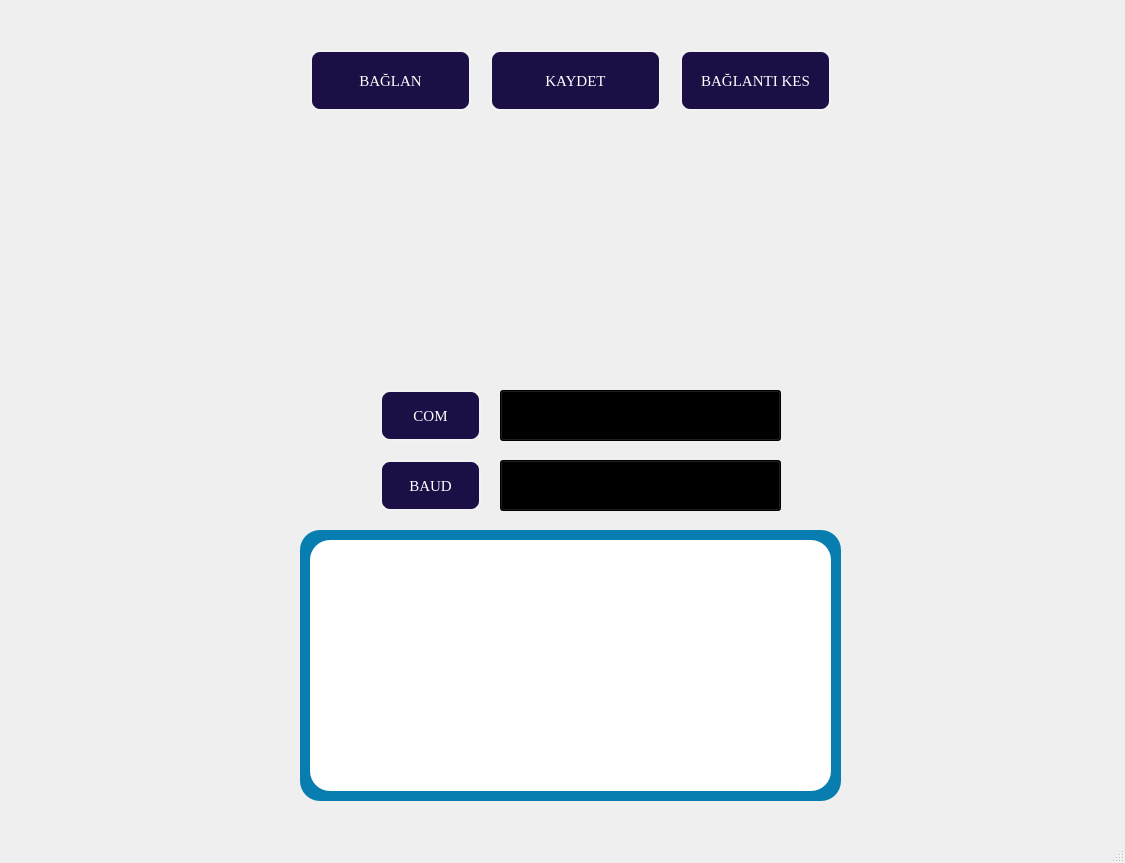
<?xml version="1.0" encoding="UTF-8"?>
<ui version="4.0">
 <class>MainWindow</class>
 <widget class="QMainWindow" name="MainWindow">
  <property name="geometry">
   <rect>
    <x>0</x>
    <y>0</y>
    <width>1125</width>
    <height>863</height>
   </rect>
  </property>
  <property name="windowTitle">
   <string>MainWindow</string>
  </property>
  <widget class="QWidget" name="centralwidget">
   <widget class="QFrame" name="frame">
    <property name="geometry">
     <rect>
      <x>290</x>
      <y>10</y>
      <width>561</width>
      <height>801</height>
     </rect>
    </property>
    <property name="styleSheet">
     <string notr="true">QFrame{
background-image: url(:/icons/icons/800px_COLOURBOX3110535.jpg);
border-radius:20px;
}</string>
    </property>
    <property name="frameShape">
     <enum>QFrame::StyledPanel</enum>
    </property>
    <property name="frameShadow">
     <enum>QFrame::Raised</enum>
    </property>
    <widget class="QFrame" name="frame_2">
     <property name="geometry">
      <rect>
       <x>10</x>
       <y>520</y>
       <width>541</width>
       <height>271</height>
      </rect>
     </property>
     <property name="styleSheet">
      <string notr="true">QFrame{
background:rgb(8 ,126, 176);
}</string>
     </property>
     <property name="frameShape">
      <enum>QFrame::StyledPanel</enum>
     </property>
     <property name="frameShadow">
      <enum>QFrame::Raised</enum>
     </property>
     <widget class="QTextBrowser" name="txt_log_3">
      <property name="geometry">
       <rect>
        <x>10</x>
        <y>10</y>
        <width>521</width>
        <height>251</height>
       </rect>
      </property>
      <property name="styleSheet">
       <string notr="true">QTextBrowser{
background-color:white;
}</string>
      </property>
     </widget>
    </widget>
    <widget class="QPushButton" name="btn_baglan">
     <property name="geometry">
      <rect>
       <x>20</x>
       <y>40</y>
       <width>161</width>
       <height>61</height>
      </rect>
     </property>
     <property name="styleSheet">
      <string notr="true">QPushButton{
color:white;
background:2px solid rgb(28 ,15, 69);
font-family:Times New Roman;
font-size:15px;
border-radius:10px;
border:2px solid #f2f2f2
}
QPushButton:hover{
background:rgb(250,0,0);
}</string>
     </property>
     <property name="text">
      <string>BAĞLAN</string>
     </property>
    </widget>
    <widget class="QPushButton" name="btn_baglan_8">
     <property name="geometry">
      <rect>
       <x>90</x>
       <y>380</y>
       <width>101</width>
       <height>51</height>
      </rect>
     </property>
     <property name="styleSheet">
      <string notr="true">QPushButton{
color:white;
background:2px solid rgb(28 ,15, 69);
font-family:Times New Roman;
font-size:15px;
border-radius:10px;
border:2px solid #f2f2f2
}
</string>
     </property>
     <property name="text">
      <string>COM</string>
     </property>
    </widget>
    <widget class="QPushButton" name="btn_baglanti_kes_3">
     <property name="geometry">
      <rect>
       <x>390</x>
       <y>40</y>
       <width>151</width>
       <height>61</height>
      </rect>
     </property>
     <property name="styleSheet">
      <string notr="true">QPushButton{
color:white;
background:2px solid rgb(28 ,15, 69);
font-family:Times New Roman;
font-size:15px;
border-radius:10px;
border:2px solid #f2f2f2
}
QPushButton:hover{
background:rgb(250,0,0);
}</string>
     </property>
     <property name="text">
      <string>BAĞLANTI KES</string>
     </property>
    </widget>
    <widget class="QComboBox" name="cmb_com_3">
     <property name="geometry">
      <rect>
       <x>210</x>
       <y>380</y>
       <width>281</width>
       <height>51</height>
      </rect>
     </property>
     <property name="styleSheet">
      <string notr="true">QComboBox{
background:2px solid rgb(0,0,0);

border-bottom:2px solid #f2f2f2

border: none;



}</string>
     </property>
    </widget>
    <widget class="QPushButton" name="btn_baglan_9">
     <property name="geometry">
      <rect>
       <x>90</x>
       <y>450</y>
       <width>101</width>
       <height>51</height>
      </rect>
     </property>
     <property name="styleSheet">
      <string notr="true">QPushButton{
color:white;
background:2px solid rgb(28 ,15, 69);
font-family:Times New Roman;
font-size:15px;
border-radius:10px;
border:2px solid #f2f2f2
}
</string>
     </property>
     <property name="text">
      <string>BAUD</string>
     </property>
    </widget>
    <widget class="QComboBox" name="cmb_baud_3">
     <property name="geometry">
      <rect>
       <x>210</x>
       <y>450</y>
       <width>281</width>
       <height>51</height>
      </rect>
     </property>
     <property name="styleSheet">
      <string notr="true">QComboBox{
background:2px solid rgb(0,0,0);

border-bottom:2px solid #f2f2f2

border: none;


}</string>
     </property>
     <property name="frame">
      <bool>false</bool>
     </property>
    </widget>
    <widget class="QPushButton" name="btn_kaydet_3">
     <property name="geometry">
      <rect>
       <x>200</x>
       <y>40</y>
       <width>171</width>
       <height>61</height>
      </rect>
     </property>
     <property name="styleSheet">
      <string notr="true">QPushButton{
color:white;
background:2px solid rgb(28 ,15, 69);
font-family:Times New Roman;
font-size:15px;
border-radius:10px;
border:2px solid #f2f2f2
}
QPushButton:hover{
background:rgb(250,0,0);
}</string>
     </property>
     <property name="text">
      <string>KAYDET</string>
     </property>
    </widget>
   </widget>
  </widget>
  <widget class="QMenuBar" name="menubar">
   <property name="geometry">
    <rect>
     <x>0</x>
     <y>0</y>
     <width>1125</width>
     <height>26</height>
    </rect>
   </property>
  </widget>
  <widget class="QStatusBar" name="statusbar"/>
 </widget>
 <resources>
  <include location="icons.qrc"/>
 </resources>
 <connections/>
</ui>
